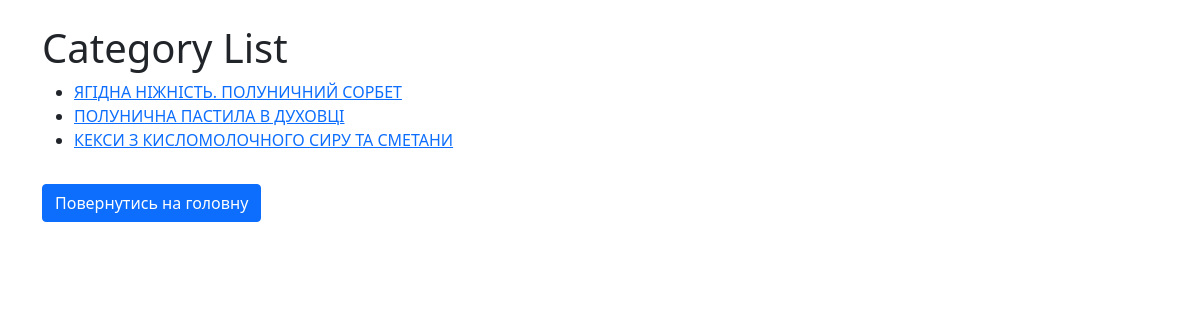
Screenshot of /category/3/ with the database file from the repository.
### recipe/models.py (models this page shows, shortened)
class Recipe(models.Model):
    title = models.CharField(max_length=255)
    description = models.TextField()
    instructions = models.TextField()
    ingredients = models.TextField()
    created_at = models.DateTimeField(auto_now_add=True)
    updated_at = models.DateTimeField(auto_now=True)
    category = models.ForeignKey(Category, on_delete=models.CASCADE, related_name='categories')

### recipe/views.py (the view)
# urls.py: path('category/<int:category_id>/', views.category_detail, name='category_detail'),
def category_detail(request, category_id):
    category = get_object_or_404(Category, id=category_id)
    recipes = Recipe.objects.filter(category=category)
    return render(request, 'category_detail.html', {'category': category, 'recipes': recipes})

### recipe/templates/category_detail.html
{% extends 'base.html' %}
{% block content %}
  <h1>Category List</h1>
  <ul>
    {% for recipe in recipes %}
      <li><a href="{% url 'recipe_detail' recipe.id %}">{{ recipe.title }}</a></li>
    {% empty %}
      <li>No recipes found.</li>
    {% endfor %}
  </ul>
  <a href="{% url 'main' %}" class="btn btn-primary mt-3">Повернутись на головну </a>
{% endblock %}

### rows the page displays
Recipe: title "ЯГІДНА НІЖНІСТЬ. ПОЛУНИЧНИЙ СОРБЕТ"
Recipe: title "ПОЛУНИЧНА ПАСТИЛА В ДУХОВЦІ"
Recipe: title "КЕКСИ З КИСЛОМОЛОЧНОГО СИРУ ТА СМЕТАНИ"
